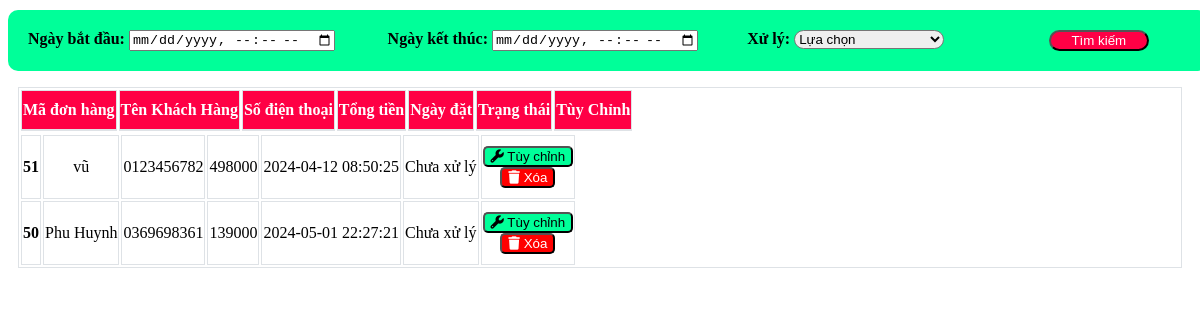
Screenshot of /module/qldonhang.php with the database file from the repository.
### tables this page shows
CREATE TABLE `hoadon` (
  `MaHoadon` varchar(10) NOT NULL,
  `MaUser` varchar(10) NOT NULL,
  `TongTien` int(15) NOT NULL,
  `CreTime` datetime NOT NULL,
  `TrangThai` int(15) NOT NULL,
  `TTThanhToan` varchar(20) NOT NULL
);

CREATE TABLE `account` (
  `TenND` varchar(10) DEFAULT NULL,
  `SĐT` varchar(10) NOT NULL,
  `MaQuyen` varchar(10) NOT NULL,
  `Status` varchar(20) NOT NULL,
  `CreTime` datetime NOT NULL,
  `Address` varchar(50) DEFAULT NULL,
  `Password` varchar(30) NOT NULL
);

### module/qldonhang.php (the view, shortened to what this page needs)
<?php
    $servername = "localhost";
    $username = "root";
    $password = "";
    $dbname = "web2";
    $conn = new mysqli($servername, $username, $password, $dbname);
    $sql = "SELECT * FROM `hoadon` LEFT JOIN account ON hoadon.MaUser=account.SĐT";
    $result = mysqli_query($conn, $sql);
?>
    <div id ="timkiem" class="timkiem">
            <form class="filter">
                <div id = "dateStart">
                    <label><b>Ngày bắt đầu: </b></label>
                    <input type= "datetime-local" name="dateStart" value="<?php if(isset($_GET['dateStart'])){echo $_GET['dateStart'];} ?>">
                </div>
                <div id = "dateEnd">
                    <label><b>Ngày kết thúc: </b></label>
                    <input type= "datetime-local" name="dateEnd" value="<?php if(isset($_GET['dateEnd'])){echo $_GET['dateEnd'];} ?>">
                </div>
                <div id = "xulydonhang">
                    <label><b>Xử lý: </b></label>
                    <select id="luachon" name="filter">
                        <option value="">Lựa chọn</option>
                    </select>
                </div>
                <div class="submit">
                    <button type ="submit" id="btn" name="timkiem">Tìm kiếm</button>
                </div>
            </form>
        </div>
    <table class="list" style="text-align: center ; display: grid">
        <thead>
            <tr class="list-name">
                <th>Mã đơn hàng</th>
                <th>Tên Khách Hàng</th>
                <th>Số điện thoại</th>
                <th>Tổng tiền</th>
                <th>Ngày đặt</th>
                <th>Trạng thái</th>
                <th>Tùy Chỉnh</th>
            </tr>
        </thead>
        <tbody id="showdata">
        <?php
                if($result->num_rows > 0){
                    while($row = $result->fetch_assoc()){ ?>
                            <tr font-weight="bold">
                                <th scope="row"><?php echo $row['MaHoadon'] ?></th>
                                <td><?php echo $row['TenND']?></td>
                                <td><?php echo $row['MaUser']?></td>
                                <td><?php echo $row['TongTien']?></td>
                                <td><?php echo $row['CreTime']?></td>
                                <td>
                                <?php
                                    if ($row['TrangThai'] == 0)
                                    {?>
                                        Chưa xử lý
                                    <?php }
                                    elseif ($row['TrangThai'] == 1)
                                    {?>
                                        Đã xử lý
                                    <?php }
                                    elseif ($row['TrangThai'] == 2)
                                    {?>
                                        Đang giao hàng
                                    <?php }
                                    elseif ($row['TrangThai'] == 3)
                                    {?>
                                        Đã giao hàng
                                    <?php }
                                    elseif ($row['TrangThai'] == 4)
                                    {?>
                                        Hủy đơn
                                    <?php }
                                ?>
                                </td>
                                <td>
                                    <div>
                                        <button id="detailed" class="detailed"> <i class="fa-solid fa-wrench"></i> Tùy chỉnh </button>
                                    </div>
                                    <div>
                                        <button class="delete"> <i class="fa-solid fa-trash"></i> Xóa </button>
                                    </div>
                                </td>
                            </tr>
                    <?php
                    }
                }
            ?>
        </tbody>
    </table>

### module/qldonhang.php (style rules this page uses)
.timkiem { background-color: #00ff99; width: 1200px; margin: 10px auto 0; border-radius: 10px; }
.filter { padding: 20px; display: grid; grid-template-columns: 30% 30% 25% 15%; grid-column: span 1; column-gap: 1%; row-gap: 10px; }
#luachon, #chon { border-radius: 10px; width: 150px; }
#btn { border-radius: 20px; width: 100px; background-color:#ff0045; color: white; }
.list { margin: 10px; border: 1px solid #dee2e6; }
.list-name { background-color: #ff0045; color: white; }
.list th, .list td { border: 1px solid #dee2e6; padding-top: 10px; padding-bottom: 10px; }
.list thead th, .list thead td { border-bottom-width: 2px; }
.detailed , #success { border-radius: 5px; width: auto; background-color:#00ff99; color: black; }
.delete, #exit { border-radius: 5px; width: auto; background-color: red; color: white; }

### rows the page displays
hoadon: MaHoadon "51", account.TenND "vũ", MaUser "0123456782", TongTien "498000", account.CreTime "2024-04-12 08:50:25", TrangThai "Chưa xử lý"
hoadon: MaHoadon "50", account.TenND "Phu Huynh", MaUser "0369698361", TongTien "139000", account.CreTime "2024-05-01 22:27:21", TrangThai "Chưa xử lý"
